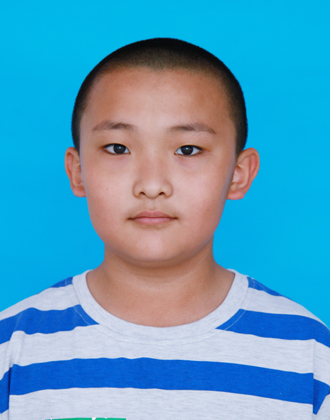
#> input picture test2.bmp, 330 x 420 px
$ python -i runMatting.py   (imports and definitions only)   (Python 2 division)
#> lines starting #> are read from the running program, lines starting #| are printed output that depends on the picture; after the words box and inside, x2 and y2 are one past the last pixel; in counts of white or black regions, pixels touching at a corner belong together
#> further down, picture is the input picture: shape (420, 330, 3); mean B, G, R 192.6, 158.2, 84.9
#!/usr/bin/env python
'''
===============================================================================
Interactive Image Cutting

src_path : src file path
save_path: result file save path
speed_flag: speed of process, default value is 2
save_flag : saveflag
show_flag : result showflag
===============================================================================
'''

import os
import sys
import scipy
import argparse
import numpy as np
from scipy import sparse
from skimage import morphology, transform
import matplotlib.pyplot as plt
from skimage import filters

DICT = ['jpg','bmp','JPG','BMP']

# [108 lines left out: functions parseArgument, getLaplacian1, solveAlpha, get_mI, get_mI_test, not called in this run]


def get_mI_test1(I):
    h, w = I.shape[:2]
#> h = 420; w = 330
    mI = I.copy()

    gradI_r = filters.sobel(mI[:,:,0])
    gradI_g = filters.sobel(mI[:,:,1])
    gradI_b = filters.sobel(mI[:,:,2])
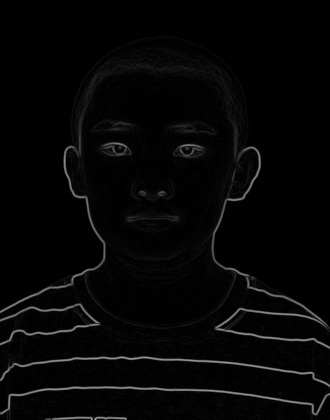
#> gradI_b: shape (420, 330) float64; min 0, max 0.633, mean 0.0245

    gradI = gradI_r * gradI_r + gradI_b * gradI_b + gradI_g * gradI_g

    mask   = gradI > 0.0001
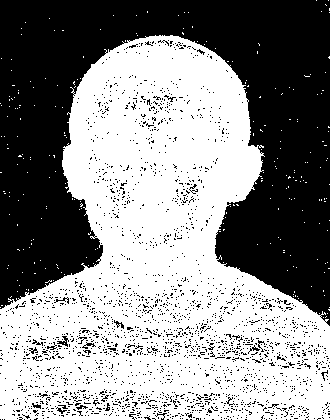
#> mask: shape (420, 330) bool; 55.1% white; 2329 black regions (2307 under 20 px), largest, box (x1, y1, x2, y2) and area: (0, 0, 330, 326) 56520, (57, 336, 69, 347) 55, (82, 342, 96, 349) 36
    mask_g = gradI < 0.0001

    for i in range(2):
        mask_g = morphology.erosion(mask_g,np.ones((3,3)))
    for i in range(2):
        mask = morphology.erosion(mask,np.ones((3,3)))

    mask = mask * (gradI < gradI.mean()/4) * (np.sum(I, axis=2) > 2.6)
#> mask: shape (420, 330) bool; 16.1% white; 509 white regions (434 under 20 px), largest, box (x1, y1, x2, y2) and area: (82, 68, 234, 313) 12566, (91, 359, 222, 390) 1259, (150, 45, 225, 72) 669

    mask[:h * 4 / 5,:] = False
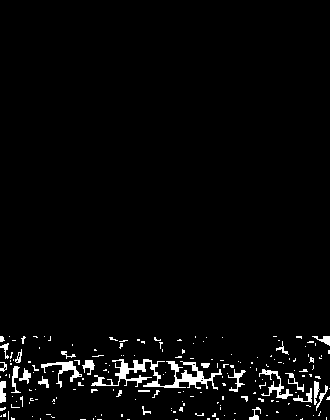
#> mask: shape (420, 330) bool; 3% white; 190 white regions (163 under 20 px), largest, box (x1, y1, x2, y2) and area: (91, 359, 222, 390) 1259, (41, 361, 82, 388) 285, (259, 369, 293, 399) 262
    mask_g[h * 2 / 3:,:] = False
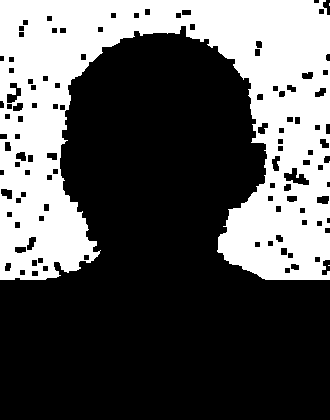
#> mask_g: shape (420, 330) bool; 34.5% white; 3 white regions (2 under 20 px), largest, box (x1, y1, x2, y2) and area: (0, 0, 330, 280) 47815

    mI[mask] = 1
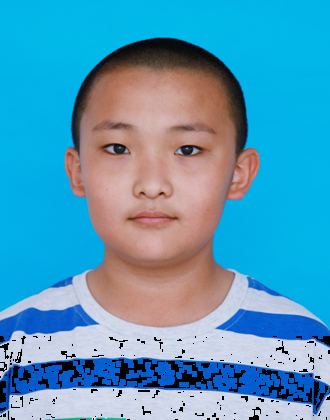
#> mI: shape (420, 330, 3); 2.96% of pixels changed, all inside (x1, y1, x2, y2) = (0, 336, 330, 420)
    mI[mask_g] = 0

    mI[:2 * h / 3, :w / 20] = 0
    mI[:2 * h / 3, -w / 20:] = 0
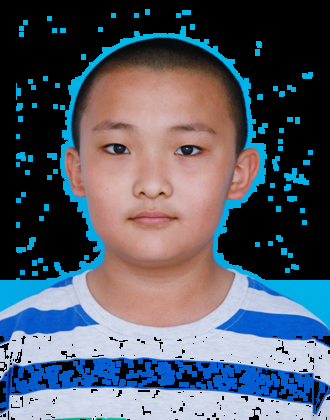
#> mI: shape (420, 330, 3); mean B, G, R 104.3, 91.3, 83
    mI[h / 7:, (w / 2 - w / 8):(w / 2 + w / 8)] = 1
    mI[-h / 30:, :] = 1
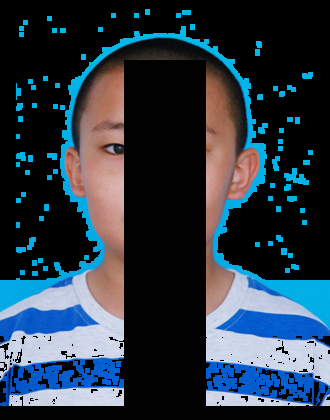
#> mI: shape (420, 330, 3); mean B, G, R 68.6, 56, 42

    return mI


# [100 lines left out: functions get_mI_test_temp, change_backgroud, not called in this run]

# [12 lines not run here, left out]
    # pass

>>> import cv2
>>> picture = cv2.imread('test2.bmp')
>>> result = get_mI_test1(picture)

$ run again, on test4.bmp
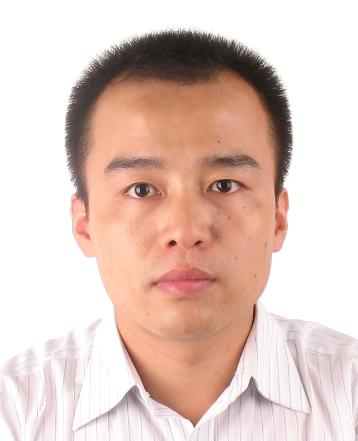
#> input picture test4.bmp, 358 x 441 px
#> picture is the input picture: shape (441, 358, 3); mean B, G, R 192.4, 201.1, 225.1
#> in get_mI_test1, `mask   = gradI > 0.0001`:
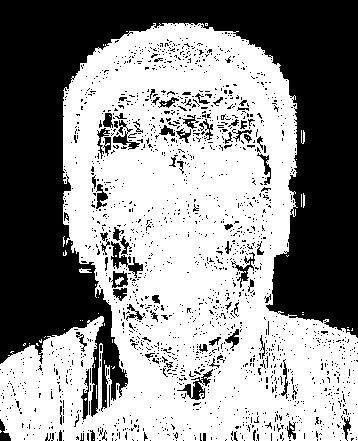
#> mask: shape (441, 358) bool; 56.7% white; 1805 black regions (1727 under 20 px), largest, box (x1, y1, x2, y2) and area: (0, 0, 358, 417) 58233, (111, 241, 143, 278) 348, (177, 369, 213, 400) 328
#> in get_mI_test1, `mI[-h / 30:, :] = 1`:
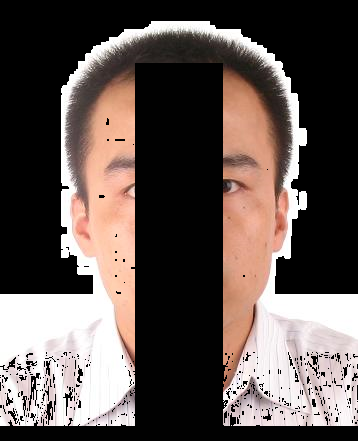
#> mI: shape (441, 358, 3); mean B, G, R 80.5, 84.5, 95.8
